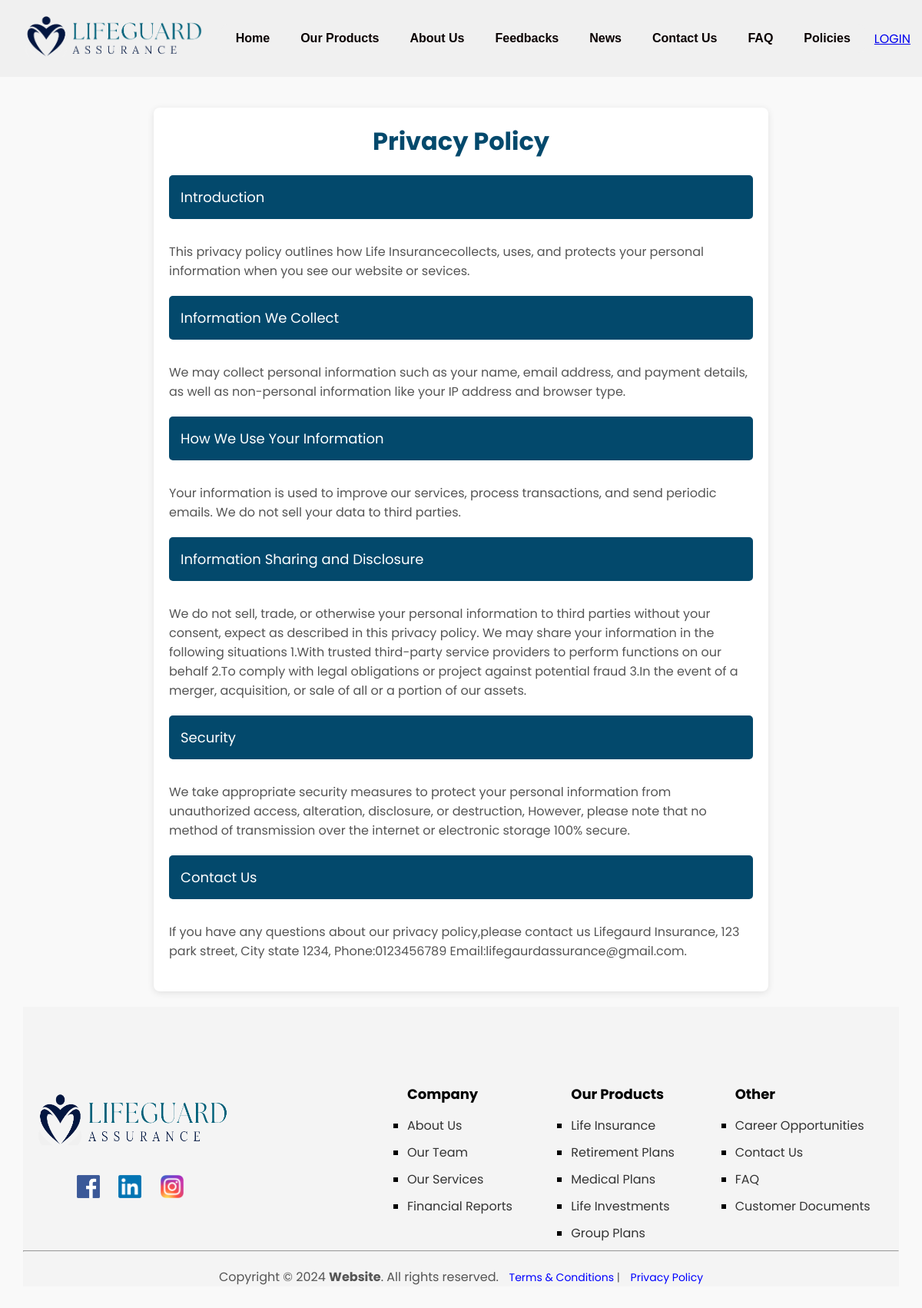
/policy.php, run on the app's committed database.
### tables this page shows
CREATE TABLE `policy` (
  `policy_id` int(11) NOT NULL,
  `policy_name` varchar(100) NOT NULL,
  `policy_description` varchar(1000) NOT NULL,
  `effective_date` date NOT NULL,
  `expiration_date` date NOT NULL
);

### policy.php (the view, shortened to what this page needs)
<?php
    if (!isset($_SESSION["username"])) {
        include("headerLogin.php");
    } else {
        include("header.php");
    }
  ?>
<!DOCTYPE html>
<html>
<head>
    <link rel="stylesheet" href="style/policy.css">
</head>
<body>
    <div class="container">
        <h1>Privacy Policy</h1>
        <?php
            $hostname = "localhost";
            $username = "root";
            $password = "";
            $database = "iwt_proj";
            $connection = mysqli_connect($hostname, $username, $password, $database);
            $query = "SELECT * FROM policy WHERE policy_description IS NOT NULL";
            $query_run = mysqli_query($connection, $query);
            if ($query_run)
            {
                 if (mysqli_num_rows($query_run) > 0)
                {
                     while ($row = mysqli_fetch_assoc($query_run))
                     {
                         $name = $row['policy_name'];
                         $description = $row['policy_description'];
                         echo "<button>$name</button>
                               <p>$description</p>";
                     }
                }
                else
                {
                  echo "No policies found.";
                }
            }
            else
            {
                 echo "Error: " . mysqli_error($connection);
            }
        ?>
    </div>
</body>
</html>
<?php include('footer.php');
?>

### headerLogin.php (shortened to what this page needs)
<!DOCTYPE html>
<head>
   <link rel="stylesheet" href="style/headerfooter.css">
</head>
<body>
<div id="navbar">
<img id="logo" src="./images/logo_.png" alt="logo">
<ul class="menu">
<li class="menu"><a href="home.php">Home</a></li>
<li class="menu"><a href="Packages.php">Our Products</a></li>
<li class="menu"><a href="aboutUs.php">About Us</a></li>
<li class="menu"><a href="Feedback.php">Feedbacks</a></li>
<li class="menu"><a href="News.php">News</a></li>
<li class="menu"><a href="ContactUs.php">Contact Us</a></li>
<li class="menu"><a href="FAQpage.php">FAQ</a></li>
<li class="menu"><a href="policy.php">Policies</a></li>
</ul>
<a href="loginpage.php">LOGIN</a>
</div>
</body>
</html>

### footer.php
<!DOCTYPE html>
<html lang="en">
<head>
    <link rel="stylesheet" href="./style/headerfooter.css">
</head>
<body>
<footer>
  <div class="footer-container">
    <div class="footer-section logo">
      <h2><img src="./images/logo_.png" alt="logo" class="logo" ></h2>
      <div class="social-icons">
         <img src="./images/facebook-icon.png" alt="" class="social">
         <img src="./images/linkedin-logo.png" alt="" class="social">
         <img src="./images/Instagram.webp" alt="" class="social">
      </div>
    </div>
    <div class="footer-section company">
      <h3>Company</h3>
      <ul>
        <li><a href="#">About Us</a></li>
        <li><a href="#">Our Team</a></li>
        <li><a href="#">Our Services</a></li>
        <li><a href="#">Financial Reports</a></li>
      </ul>
    </div>
    <div class="footer-section products">
      <h3>Our Products</h3>
      <ul>
        <li><a href="#">Life Insurance</a></li>
        <li><a href="#">Retirement Plans</a></li>
        <li><a href="#">Medical Plans</a></li>
        <li><a href="#">Life Investments</a></li>
        <li><a href="#">Group Plans</a></li>
      </ul>
    </div>
    <div class="footer-section other">
      <h3>Other</h3>
      <ul>
        <li><a href="#">Career Opportunities</a></li>
        <li><a href="#">Contact Us</a></li>
        <li><a href="#">FAQ</a></li>
        <li><a href="#">Customer Documents</a></li>
      </ul>
    </div>
  </div>
  <hr>
  <div class="footer-bottom">
    <p>Copyright &copy; 2024 <strong>Website</strong>. All rights reserved.</p>
    <a href="#">Terms & Conditions</a> | <a href="#">Privacy Policy</a>
  </div>
</footer>
</body>
</html>

### style/headerfooter.css (style rules this page uses)
#navbar { display: flex; align-items: center; justify-content: space-between; background-color: #f0f0f0; padding: 10px 15px; border-radius: 0px; background-attachment: fixed; flex-wrap: wrap; position: fixed; top: 0; width: 100%; max-width: 100vw; box-sizing: border-box; left: 0; right: 0; z-index: 1000; }
#logo { height: 80px; width: auto; }
ul.menu { list-style-type: none; margin: 0; padding: 0; display: flex; flex-wrap: wrap; background-color: #f0f0f0; border-radius: 10px; }
li.menu { margin: 0 5px; }
li.menu a { display: block; color: rgb(9, 0, 0); text-align: center; padding: 10px 15px; text-decoration: none; font-weight: bolder; font-size: medium; font-family: Arial, Helvetica, sans-serif; }
* { margin: 0; padding: 0; box-sizing: border-box; font-family:'poppins'; }
footer { background-color: #f4f4f4; border-top: 100px solid #f4f4f4; }
.footer-container { display: flex; justify-content: space-between; margin: auto; }
.footer-section { width: 25%; }
.footer-section h3 { font-size: 18px; margin-bottom: 15px; }
.footer-section ul { list-style-type: square; }
.footer-section ul li { margin-bottom: 10px; }
.footer-section ul li a { text-decoration: none; color: #333; }
.logo { height: 100px; width: 300px; margin-right: 200px; }
.social { height: 50px; width: 50px; padding: 10px; }
.social-icons { padding-left: 60px; }
.footer-section .logo { margin-right: 20px; padding-right: 20px; }
.footer-bottom { text-align: center; margin-top: 20px; font-size: 14px; color: #555; }
.footer-bottom a { text-decoration: none; color: #333; margin-left: 10px; }
.footer-bottom p { display: inline; }
.footer-bottom a { color: blue; }

### style/policy.css (style rules this page uses)
body { font-family: 'poppins'; margin-top: 20px; padding: 30px; background-color: #f9f9f9; padding-top: 100px; }
.container { max-width: 800px; margin: 20px auto; background-color: #fff; padding: 20px; border-radius: 8px; box-shadow: 0 2px 10px rgba(0, 0, 0, 0.1); }
h1 { text-align: center; color: #03496c; margin-bottom: 20px; }
p { font-size: 16px; color: #555; margin-top: 20px; margin-bottom: 20px; }
button { background-color: #03496c; color: white; padding: 15px; width: 100%; border: none; text-align: left; outline: none; font-size: 18px; margin-bottom: 10px; border-radius: 5px; }

### data on the page
policy: policy_name "Introduction", policy_description "This privacy policy outlines how Life Insurancecollects, uses, and protects your personal information when you see our website or sevices."
policy: policy_name "Information We Collect", policy_description "We may collect personal information such as your name, email address, and payment details, as well as non-personal information like your IP address and browser type."
policy: policy_name "How We Use Your Information", policy_description "Your information is used to improve our services, process transactions, and send periodic emails. We do not sell your data to third parties."
policy: policy_name "Information Sharing and Disclosure", policy_description "We do not sell, trade, or otherwise your personal information to third parties without your consent, expect as described in this privacy policy. We may share your information in the following situations 1.With trusted third-party service providers to perform functions on our behalf 2.To comply with legal obligations or project against potential fraud 3.In the event of a merger, acquisition, or sale of all or a portion of our assets."
policy: policy_name "Security", policy_description "We take appropriate security measures to protect your personal information from unauthorized access, alteration, disclosure, or destruction, However, please note that no method of transmission over the internet or electronic storage 100% secure."
policy: policy_name "Contact Us", policy_description "If you have any questions about our privacy policy,please contact us Lifegaurd Insurance, 123 park street, City state 1234, Phone:0123456789 Email:lifegaurdassurance@gmail.com."
